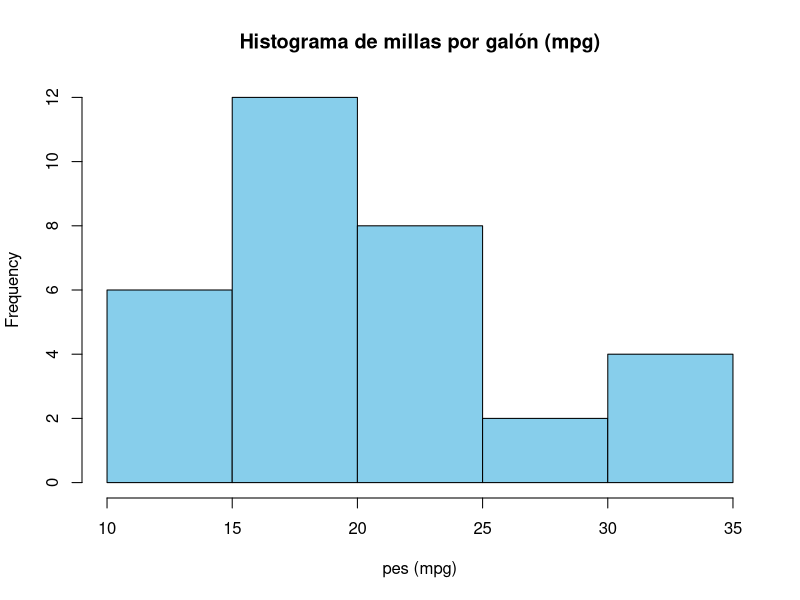
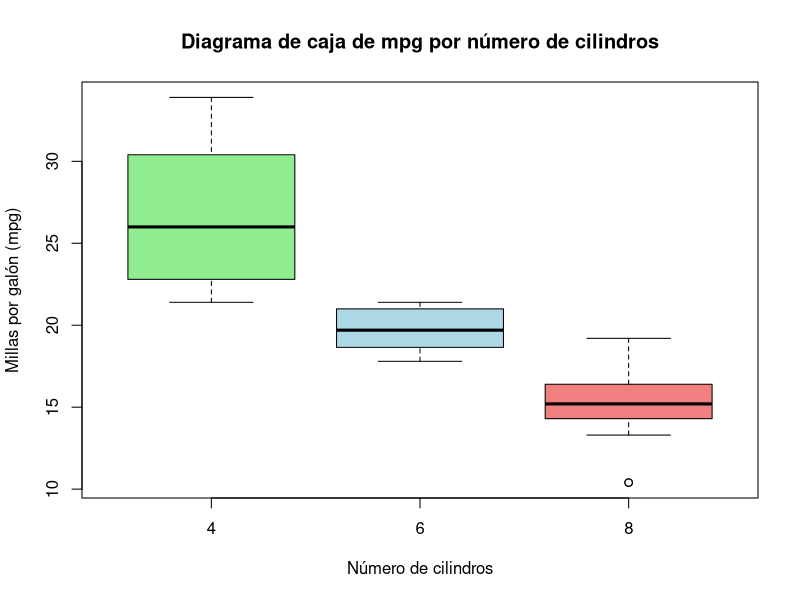
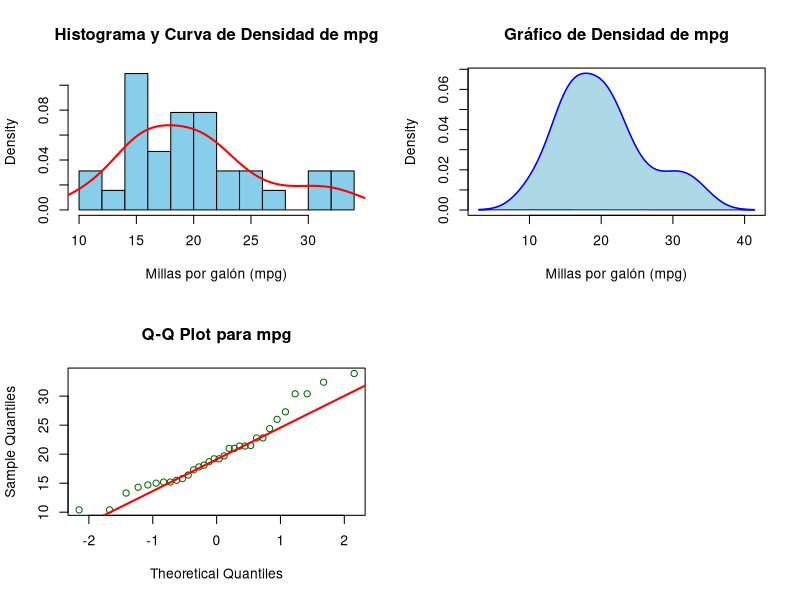

Reproduce these figures in R, in order.
# Clase 3 -----------------------------------------------------------------

# Prof: PhD(c) Carmen Taveras 
# Probabilidad y Estadística 
# UAH 
# Agosto 2024 


# Objetivos de la sesión --------------------------------------------------

# 1. Calcular media
# 2. Calcular varianza
# 3. Calcular desviación estándar
# 4. Calcular error estándar
# 5. Interpretar cada valor de manera sustantiva 


# Cargar Librerías --------------------------------------------------------

# En la sesión pasada vimos que para asegurarse de que R funcione correctamente las librerías deben estar "cargadas"

library(dplyr) 

# Crear base de datos --------------------------------------------------------

# Vamos a utilizar el dataset 'mtcars' incluido en R
data("mtcars")

# Pregunta de investigación --------------------------------------------------------

# ¿Cuál es la variabilidad en el rendimiento de combustible de los automóviles (millas por galón, mpg) en el dataset mtcars?

# Análisis --------------------------------------------------------

# Medidas descriptivas para mpg
mean_mpg <- mean(mtcars$mpg) #calcula la media
var_mpg <- var(mtcars$mpg) # calcula la varianza; es intuitiva la interpretación de la varianza? 
sd_mpg <- sd(mtcars$mpg) # calcula la desviación estándar 
se_mpg <- sd_mpg / sqrt(length(mtcars$mpg)) # calcula el error estándar 

# Crear un data frame con las medidas descriptivas
tabla_medidas <- data.frame(
  Medida = c("Media", "Varianza", "Desviación estándar", "Error estándar"),
  Valor = c(mean_mpg, var_mpg, sd_mpg, se_mpg)
)

# Visualizar la tabla
print(tabla_medidas)

# Visualización 1 --------------------------------------------------------
hist(mtcars$mpg, main = "Histograma de millas por galón (mpg)", xlab = "pes (mpg)", col = "skyblue", border = "black")
boxplot(mpg ~ cyl, data = mtcars, main = "Diagrama de caja de mpg por número de cilindros", xlab = "Número de cilindros", ylab = "Millas por galón (mpg)", col = c("lightgreen", "lightblue", "lightcoral"))


# Visualización de la distribución 2 --------------------------------------

par(mfrow=c(2, 2))  # Organizar los gráficos en una cuadrícula de 2x2

# 1. Histograma de 'mpg' con curva de densidad
hist(mtcars$mpg, 
     breaks = 10, 
     col = "skyblue", 
     border = "black", 
     probability = TRUE, 
     main = "Histograma y Curva de Densidad de mpg",
     xlab = "Millas por galón (mpg)")
lines(density(mtcars$mpg), col = "red", lwd = 2)

# 2. Gráfico de Densidad
plot(density(mtcars$mpg), 
     main = "Gráfico de Densidad de mpg", 
     xlab = "Millas por galón (mpg)", 
     col = "blue", 
     lwd = 2)
polygon(density(mtcars$mpg), col = "lightblue", border = "blue")

# 3. Q-Q Plot (Gráfico de Cuantiles-Cuantiles)
qqnorm(mtcars$mpg, 
       main = "Q-Q Plot para mpg", 
       col = "darkgreen")
qqline(mtcars$mpg, col = "red", lwd = 2)


# Descripción de cada variable --------------------------------------------

cat("Variable Names and Types in the 'mtcars' Dataset:\n")
cat("1. mpg  - Miles per Gallon (Numeric/Continuous)\n")
cat("2. cyl  - Number of Cylinders (Integer/Categorical)\n")
cat("3. disp - Displacement in cubic inches (Numeric/Continuous)\n")
cat("4. hp   - Horsepower (Numeric/Continuous)\n")
cat("5. drat - Rear Axle Ratio (Numeric/Continuous)\n")
cat("6. wt   - Weight in 1000 lbs (Numeric/Continuous)\n")
cat("7. qsec - 1/4 mile time in seconds (Numeric/Continuous)\n")
cat("8. vs   - Engine Shape (0 = V, 1 = Straight) (Integer/Categorical)\n")
cat("9. am   - Transmission (0 = Automatic, 1 = Manual) (Integer/Categorical)\n")
cat("10. gear - Number of Forward Gears (Integer/Categorical)\n")
cat("11. carb - Number of Carburetors (Integer/Categorical)\n")


# Elige una variable numerica y repite el análisis anterior 



